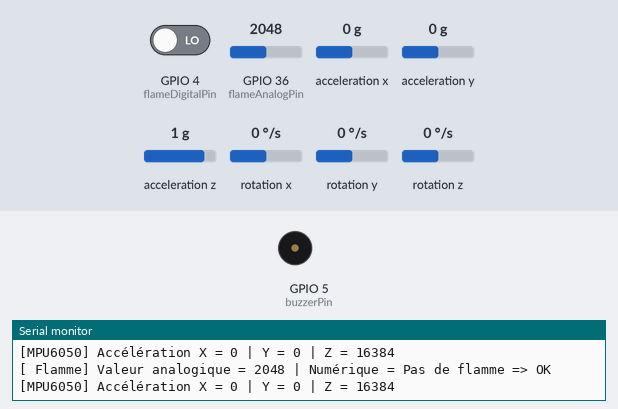
A sketch run on a simulated ESP32. Parts: buzzer (waves = sounding, pin HIGH), the last lines printed to the serial monitor. Inputs (shaded band) come from the test bench; at power-on: GPIO 4 (flameDigitalPin) LOW, GPIO 36 (flameAnalogPin) = 2048, acceleration x 0 g, acceleration y 0 g, acceleration z 1 g, rotation x 0 °/s, rotation y 0 °/s, rotation z 0 °/s.

Above: at 1.8 s.
1.9 s: GPIO 4 (flameDigitalPin) driven HIGH
At 2.6 s:
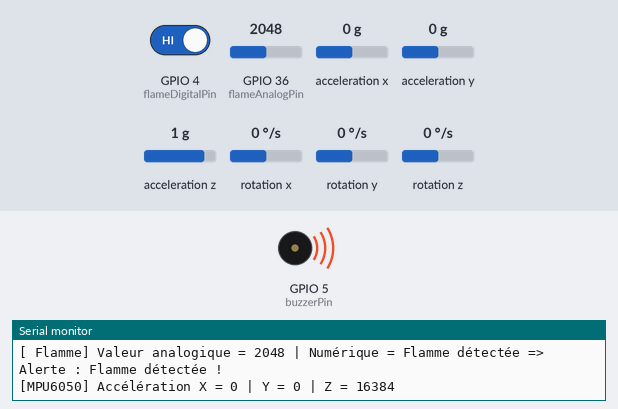
3.5 s: GPIO 36 (flameAnalogPin) set to 555
5.2 s: GPIO 36 (flameAnalogPin) set to 449
At 6.7 s:
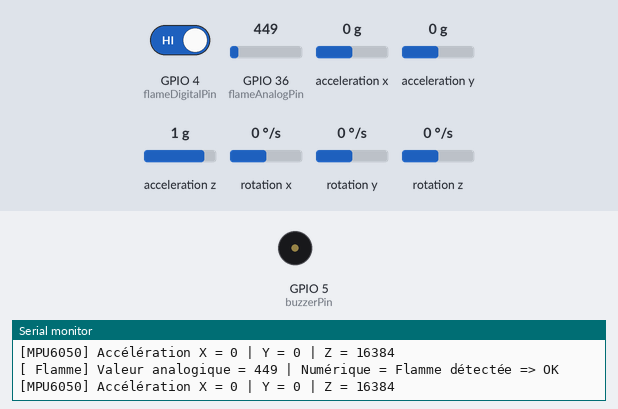
8.5 s: GPIO 36 (flameAnalogPin) set to 540
At 9.7 s:
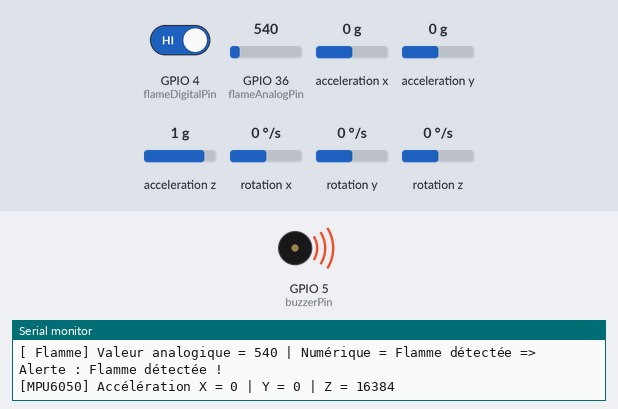
10.5 s: GPIO 36 (flameAnalogPin) set to 460
At 11.7 s:
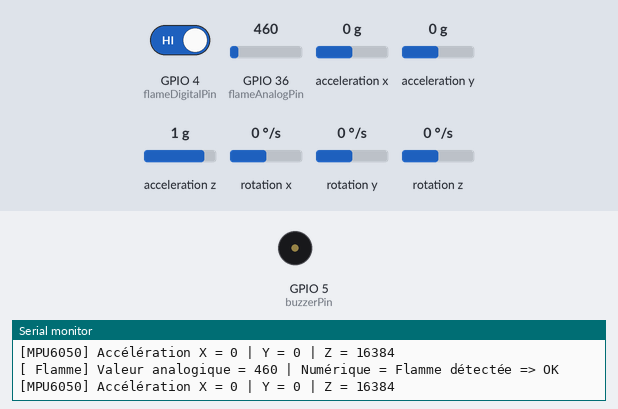
Timing chart, 0 to 13.5 s (numbered marks = the images above; inputs shaded):
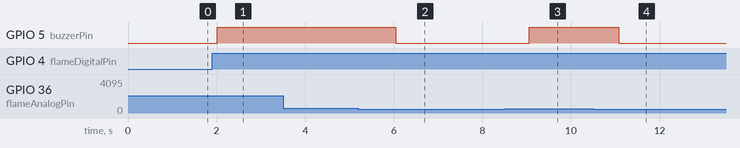

The sketch:

sketch_jul30a.ino
```cpp
#include <Wire.h>
#include <MPU6050.h>

// --- Déclarations des broches ---
const int flameDigitalPin = 4; // Sortie numérique du capteur de flamme
const int flameAnalogPin  = A0; // Sortie analogique du capteur de flamme
const int buzzerPin       = 5; // Buzzer
const int seuilFlamme     = 500; // Seuil analogique

// --- Déclaration MPU6050 ---
MPU6050 mpu;

void setup() {
  Serial.begin(115200);

  // Initialisation des broches
  pinMode(flameDigitalPin, INPUT);
  pinMode(buzzerPin, OUTPUT);

  // Initialisation I2C (pour ESP32 : SDA=21, SCL=22)
  Wire.begin(21, 22);
  mpu.initialize();

  // Vérification de la connexion MPU6050
  if (mpu.testConnection()) {
    Serial.println(" MPU6050 connecté !");
  } else {
    Serial.println(" Erreur : pas de connexion MPU6050.");
    while (1); // Stop programme si erreur
  }
}

void loop() {
  // --- Partie capteur de flamme ---
  int flameDigital = digitalRead(flameDigitalPin);
  int flameAnalog = analogRead(flameAnalogPin);

  Serial.print("[ Flamme] Valeur analogique = ");
  Serial.print(flameAnalog);
  Serial.print(" | Numérique = ");
  Serial.print(flameDigital == LOW ? "Pas de flamme" : "Flamme détectée");

  // Allumer le buzzer uniquement si :
  // 1. La flamme est détectée (digital HIGH)
  // 2. La valeur analogique dépasse le seuil
  if (flameDigital == HIGH && flameAnalog > seuilFlamme) {
    Serial.println(" =>  Alerte : Flamme détectée !");
    digitalWrite(buzzerPin, HIGH);
  } else {
    Serial.println(" => OK");
    digitalWrite(buzzerPin, LOW);
  }

  // --- Partie MPU6050 ---
  int16_t ax, ay, az;
  mpu.getAcceleration(&ax, &ay, &az);

  Serial.print("[MPU6050] Accélération X = "); Serial.print(ax);
  Serial.print(" | Y = "); Serial.print(ay);
  Serial.print(" | Z = "); Serial.println(az);

  delay(1000);
}
```

Measured:
- the behaviour switches between 501 and 500 on GPIO 36 (flameAnalogPin) (found by bisection; images 1 and 2)
- after the input at 1.9 s, GPIO 5 (buzzerPin): LOW → HIGH after 0.12 s
- after the input at 5.2 s, GPIO 5 (buzzerPin): HIGH → LOW after 0.84 s
- after the input at 8.5 s, GPIO 5 (buzzerPin): LOW → HIGH after 0.56 s
- after the input at 10.5 s, GPIO 5 (buzzerPin): HIGH → LOW after 0.58 s
